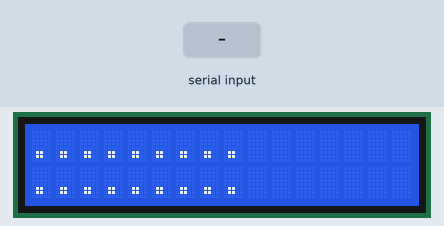
A sketch run on a simulated Arduino Uno, built with avr-gcc and run on an emulated ATmega328P. Shown: 16×2 character LCD. Inputs (shaded band) come from the test bench.

Above: at 11.7 s.
11.8 s: "1" received over Serial
At 12.8 s:
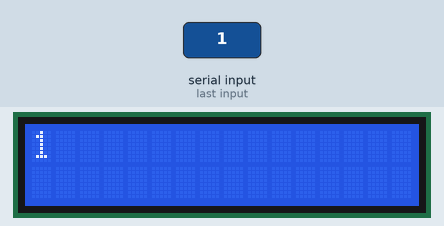
13.6 s: "0" received over Serial
At 15.1 s:
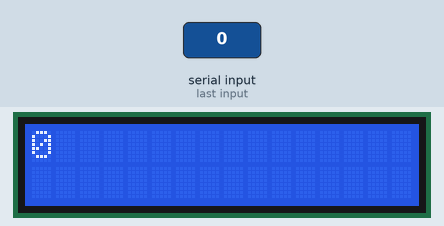
15.4 s: "2" received over Serial
At 16.7 s:
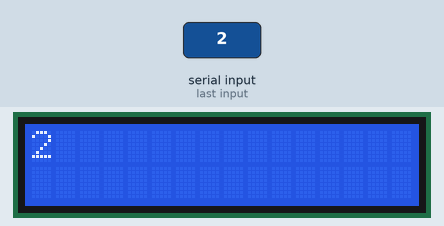
Timing chart, 0 to 18.4 s (numbered marks = the images above; inputs shaded):
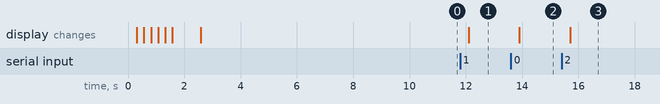

The sketch:

LCD_I2C_Serial_Workshop.ino
```cpp
#include <Wire.h>  // Comes with Arduino IDE
#include <LiquidCrystal_I2C.h>

LiquidCrystal_I2C lcd(0x3F, 16,2);
//LiquidCrystal_I2C lcd(0x27, 16,2);

void setup() {
  // put your setup code here, to run once:
  Serial.begin(115200);
  lcd.init();
  for(int i = 0; i<3; i++)
  {
    lcd.backlight();
    delay(250);
    lcd.noBacklight();
    delay(250);
  }
  lcd.backlight();

  lcd.setCursor(0,0);
  lcd.print(".........");
  delay(1000);
  lcd.setCursor(0,1);
  lcd.print(".........");
  delay(8000);
 }

void loop()
{
  {
  // when characters arrive over the serial port...
  if(Serial.available()){
    // wait a bit for the entire message to arrrive
    delay(300);
    // clear the screen
    lcd.clear();
    // read all the available characters
    while(Serial.available()>0)
    {
      // display each character to the LCD
      lcd.write(Serial.read());
    }
   }
  }
}
```

Measured:
- after the input at 11.8 s, the display: changes after 0.30 s (image 1)
- after the input at 13.6 s, the display: changes after 0.30 s (image 2)
- after the input at 15.4 s, the display: changes after 0.30 s (image 3)
